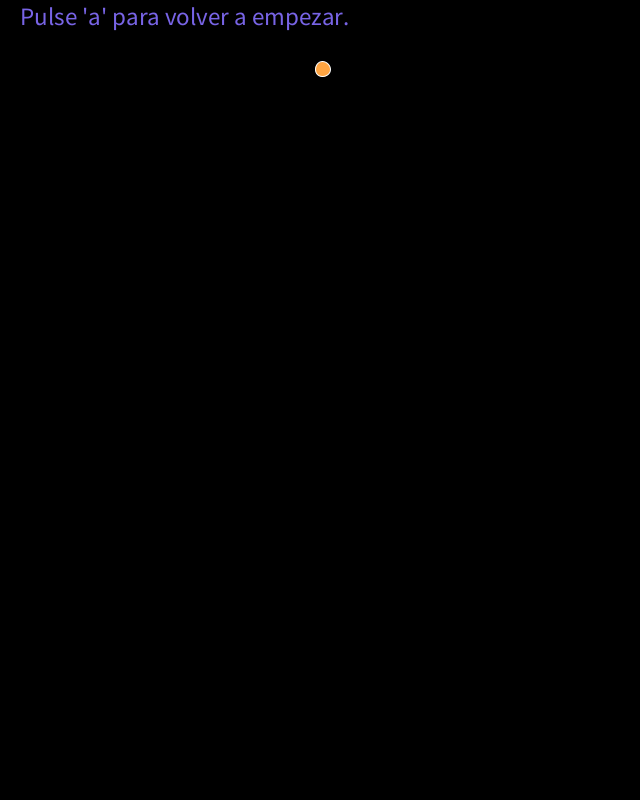
Frame 1 (no input)
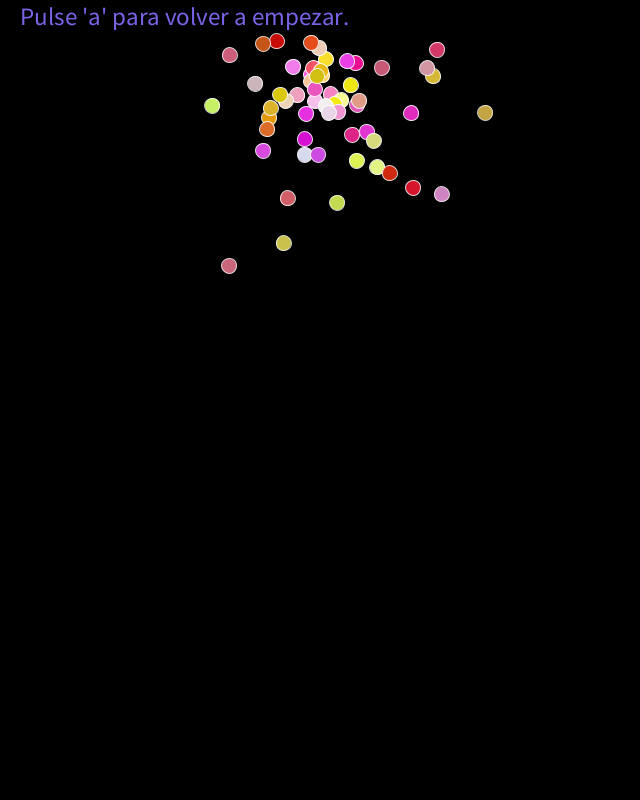
Frame 60 (the mouse pressed at the canvas centre just before this capture)
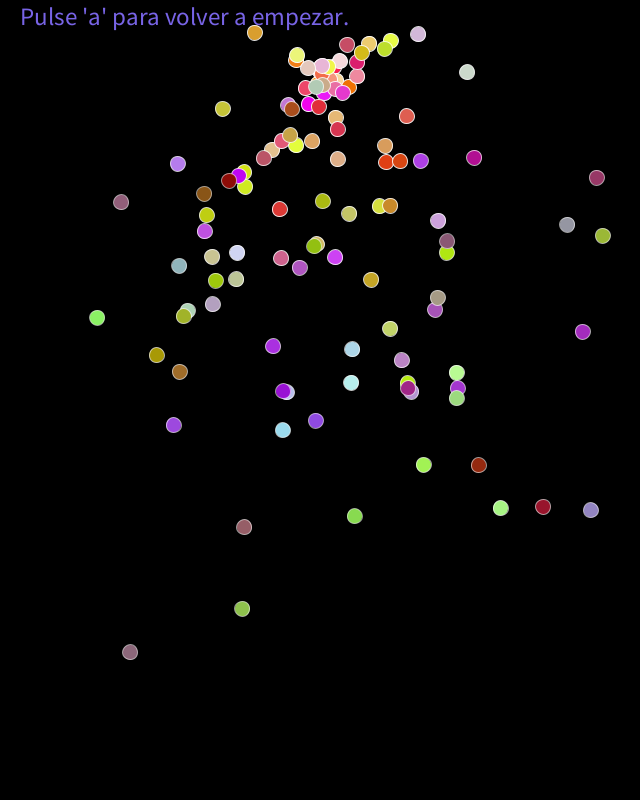
Frame 120 (the mouse held since frame 60 and released just before this capture)

The Processing sketch that drew these frames (run headless with seeded random() and noise(); from frame 60 on, the mouse is pressed at the canvas centre):

// Processing sketch: processing_150820
// ── processing_150820.pde


ParticleSystem ps;
int n = 1000; //numero de particulas
int cont = 0;

void setup() {
  size(640,800);
  ps = new ParticleSystem(new PVector(width/2,70));
}

void draw() {
  background(0);
  fill(120, 100, 230);
  textSize(25);
  text("Pulse 'a' para volver a empezar.", 20,25);
  if(cont<n)
  {
    ps.addParticle();
    cont++;
  }
  ps.run();
}

void keyPressed(){
  if(key=='a'){
    n = 1000;
    cont = 0;
    ps = new ParticleSystem(new PVector(width/2,70));
    setup();
  }
}

class Particle {
  PVector location;
  PVector velocity;
  PVector acceleration;
  float lifespan;
  float col1 = random(0,255);
  float col2 = random(0,255);

  Particle(PVector l) {
    acceleration = new PVector(0,0.05);
    velocity = new PVector(random(-2,3),random(-2,3));
    location = l.get();
    lifespan = 255.0;
  }

  void run() {
    update();
    display();
  }

  void update() {
    velocity.add(acceleration);
    location.add(velocity);
    lifespan -= 1.0;
  }

  void display() {
    stroke(255,lifespan);
    fill(lifespan,col1,col2);
    ellipse(location.x,location.y,15,15);
  }
  
  boolean isDead() {
    if (lifespan < 0.0) {
      return true;
    } else {
      return false;
    }
  }
}

class ParticleSystem {
  ArrayList<Particle> particles;
  PVector origin;

  ParticleSystem(PVector location) {
    origin = location.get();
    particles = new ArrayList<Particle>();
  }

  void addParticle() {
    particles.add(new Particle(origin));
  }

  void run() {
    
    for (int i = particles.size()-1; i >= 0; i--) {
      Particle p = particles.get(i);
      p.run();
      if (p.isDead()) {
        particles.remove(i);
      }
    }
  }
}
